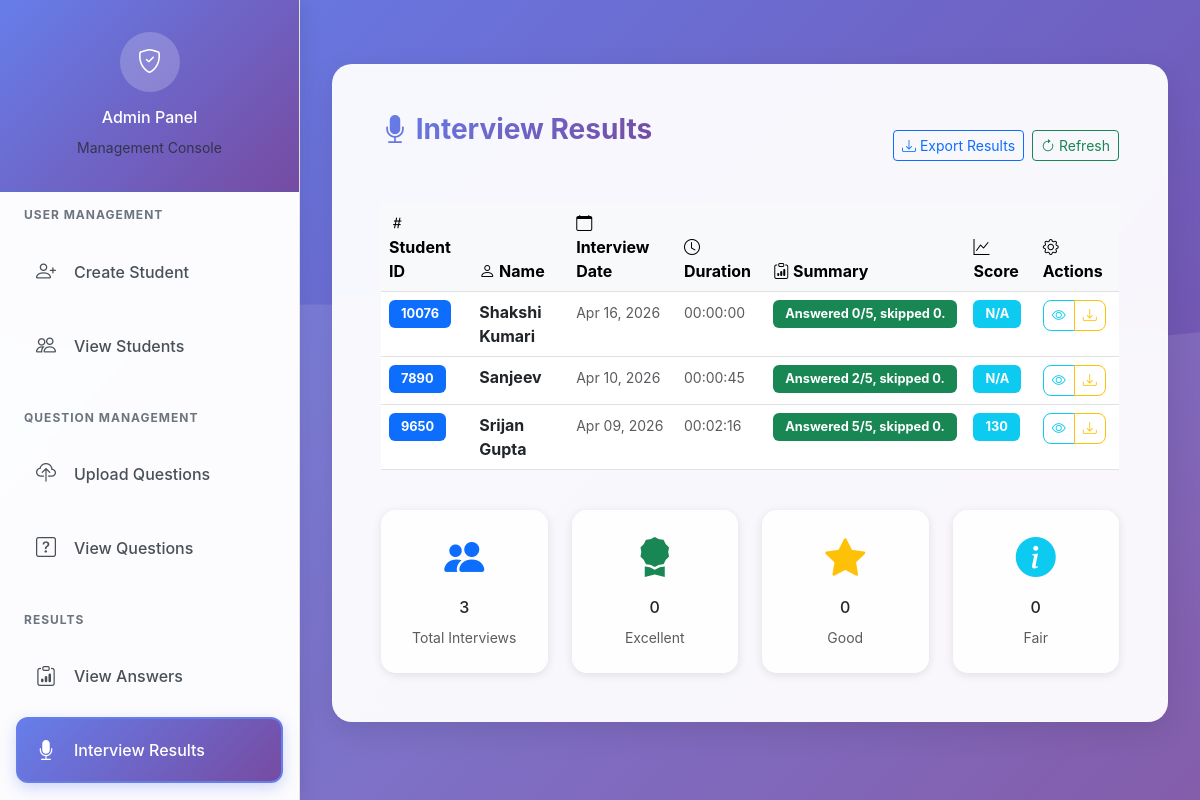
The page /head/interview-results/ on the database its author committed.
### student/models.py (models this page shows)
class InterviewResult(models.Model):
    user = models.OneToOneField(createUser, on_delete=models.CASCADE)
    result_summary = models.TextField()
    created_at = models.DateTimeField(auto_now_add=True)

### head/models.py (models this page shows)
class createUser(models.Model):
    userName = models.CharField(max_length=20)
    userId = models.IntegerField(unique=True)
    email = models.EmailField(unique=True, null=True, blank=True)  # Add email field
    userPassword = models.CharField(max_length=100)  # ✅ Allow any string password
    created_at = models.DateTimeField(auto_now_add=True)  # Add creation timestamp

### head/views.py (the view, shortened to what this page needs)
# urls.py: path('interview-results/', views.interview_results, name='interview_results'),
def interview_results(request):
    from student.models import InterviewSession
    def format_duration(total_seconds):
        total_seconds = max(int(total_seconds or 0), 0)
        minutes, seconds = divmod(total_seconds, 60)
        hours, minutes = divmod(minutes, 60)
        return f"{hours:02d}:{minutes:02d}:{seconds:02d}"
    results = InterviewResult.objects.select_related('user').order_by('-id')
    results_with_duration = []
    for result in results:
        sessions = list(
            InterviewSession.objects.filter(user=result.user)
            .order_by('timestamp')
            .values('question', 'answer', 'timestamp')
        )
        summary_duration_match = None
        if result.result_summary:
            summary_duration_match = re.search(r'\b(\d{2}:\d{2}(?::\d{2})?)\b', result.result_summary)
        if summary_duration_match:
            matched_duration = summary_duration_match.group(1)
            result.duration = matched_duration if matched_duration.count(':') == 2 else f"00:{matched_duration}"
        elif sessions:
            first_session_time = sessions[0]['timestamp']
            last_session_time = sessions[-1]['timestamp']
            result.duration = format_duration((last_session_time - first_session_time).total_seconds())
        else:
            result.duration = "00:00:00"
        if result.result_summary:
            result.display_summary = result.result_summary
        else:
            result.display_summary = "No interview session data available."
        student_marks = StudentMarks.objects.filter(user=result.user).first()
        result.marks = student_marks.marks if student_marks else 'N/A'
        results_with_duration.append(result)
    excellent_count = results.filter(result_summary='Excellent').count()
    good_count = results.filter(result_summary='Good').count()
    fair_count = results.filter(result_summary='Fair').count()
    return render(request, 'head/interview_results.html', {
        'results': results_with_duration,
        'excellent_count': excellent_count,
        'good_count': good_count,
        'fair_count': fair_count
    })

### head/templates/head/interview_results.html (shortened to what this page needs)
{% extends 'base.html' %}
{% block content %}
<div class="row">
    <div class="col-12">
        <div class="glass-card p-5">
            <div class="d-flex justify-content-between align-items-center mb-4">
                <h3 class="page-title">
                    <i class="bi bi-mic-fill"></i> Interview Results
                </h3>
                <div class="d-flex gap-2">
                    <button class="btn btn-outline-primary btn-sm" onclick="exportResults()">
                        <i class="bi bi-download"></i> Export Results
                    </button>
                    <button class="btn btn-outline-success btn-sm" onclick="refreshResults()">
                        <i class="bi bi-arrow-clockwise"></i> Refresh
                    </button>
                </div>
            </div>
            <div class="table-responsive">
                <table class="table table-hover">
                    <thead class="table-light">
                        <tr>
                            <th><i class="bi bi-hash"></i> Student ID</th>
                            <th><i class="bi bi-person"></i> Name</th>
                            <th><i class="bi bi-calendar"></i> Interview Date</th>
                            <th><i class="bi bi-clock"></i> Duration</th>
                            <th><i class="bi bi-clipboard-data"></i> Summary</th>
                            <th><i class="bi bi-graph-up"></i> Score</th>
                            <th><i class="bi bi-gear"></i> Actions</th>
                        </tr>
                    </thead>
                    <tbody>
                        {% for result in results %}
                        <tr>
                            <td>
                                <span class="badge bg-primary">{{ result.user.userId }}</span>
                            </td>
                            <td>
                                <strong>{{ result.user.userName }}</strong>
                            </td>
                            <td>
                                <small class="text-muted">{{ result.created_at|date:"M d, Y" }}</small>
                            </td>
                            <td>
                                <small class="text-muted">{{ result.duration }}</small>
                            </td>
                            <td>
                                <span class="badge bg-success">{{ result.result_summary|default:"Not Rated" }}</span>
                            </td>
                            <td>
                                <span class="badge bg-info">{{ result.marks|default:"N/A" }}</span>
                            </td>
                            <td>
                                <div class="btn-group" role="group">
                                    <button class="btn btn-sm btn-outline-info" onclick="viewDetails('{{ result.user.userId }}')">
                                        <i class="bi bi-eye"></i>
                                    </button>
                                    <button class="btn btn-sm btn-outline-warning" onclick="downloadAudio('{{ result.id }}')">
                                        <i class="bi bi-download"></i>
                                    </button>
                                </div>
                            </td>
                        </tr>
                        {% endfor %}
                    </tbody>
                </table>
            </div>
            <div class="row mt-4">
                <div class="col-md-3">
                    <div class="stat-card text-center p-4">
                        <div class="stat-icon mb-3">
                            <i class="bi bi-people-fill text-primary display-6"></i>
                        </div>
                        <h6>{{ results|length }}</h6>
                        <small class="text-muted">Total Interviews</small>
                    </div>
                </div>
                <div class="col-md-3">
                    <div class="stat-card text-center p-4">
                        <div class="stat-icon mb-3">
                            <i class="bi bi-award-fill text-success display-6"></i>
                        </div>
                        <h6>{{ excellent_count }}</h6>
                        <small class="text-muted">Excellent</small>
                    </div>
                </div>
                <div class="col-md-3">
                    <div class="stat-card text-center p-4">
                        <div class="stat-icon mb-3">
                            <i class="bi bi-star-fill text-warning display-6"></i>
                        </div>
                        <h6>{{ good_count }}</h6>
                        <small class="text-muted">Good</small>
                    </div>
                </div>
                <div class="col-md-3">
                    <div class="stat-card text-center p-4">
                        <div class="stat-icon mb-3">
                            <i class="bi bi-info-circle-fill text-info display-6"></i>
                        </div>
                        <h6>{{ fair_count }}</h6>
                        <small class="text-muted">Fair</small>
                    </div>
                </div>
            </div>
        </div>
    </div>
</div>
{% endblock %}

### templates/base.html (style rules this page uses)
:root { --primary-gradient: linear-gradient(135deg, #667eea 0%, #764ba2 100%); --secondary-gradient: linear-gradient(135deg, #f093fb 0%, #f5576c 100%); --success-gradient: linear-gradient(135deg, #4facfe 0%, #00f2fe 100%); --dark-bg: #1a1a2e; --card-shadow: 0 10px 30px rgba(0, 0, 0, 0.1); }
body { font-family: 'Inter', -apple-system, BlinkMacSystemFont, 'Segoe UI', Roboto, sans-serif; background: linear-gradient(135deg, #667eea 0%, #764ba2 100%); min-height: 100vh; position: relative; }
body::before { content: ''; position: fixed; top: 0; left: 0; right: 0; bottom: 0; background-size: cover; z-index: -1; }
.glass-card { background: rgba(255, 255, 255, 0.95); backdrop-filter: blur(10px); border-radius: 20px; box-shadow: var(--card-shadow); border: 1px solid rgba(255, 255, 255, 0.2); transition: transform 0.3s ease, box-shadow 0.3s ease; }
.page-title { background: var(--primary-gradient); -webkit-background-clip: text; background-clip: text; -webkit-text-fill-color: transparent; font-weight: 700; margin-bottom: 2rem; }
.fade-in { animation: fadeIn 0.5s ease-in; }

### head/templates/head/interview_results.html (style rules this page uses)
.stat-card { background: rgba(255, 255, 255, 0.95); border-radius: 15px; box-shadow: 0 2px 10px rgba(0, 0, 0, 0.1); transition: transform 0.3s ease; }
.badge { font-size: 0.8rem; padding: 0.5rem 0.75rem; }
.btn-group .btn { border-radius: 0; }
.btn-group .btn:first-child { border-top-left-radius: 8px; border-bottom-left-radius: 8px; }
.btn-group .btn:last-child { border-top-right-radius: 8px; border-bottom-right-radius: 8px; }

### rows shown on the page
InterviewResult: user.userId "10076", user.userName "Shakshi Kumari", created_at "Apr 16, 2026", duration "00:00:00", result_summary "Answered 0/5, skipped 0.", marks "N/A"
InterviewResult: user.userId "7890", user.userName "Sanjeev", created_at "Apr 10, 2026", duration "00:00:45", result_summary "Answered 2/5, skipped 0.", marks "N/A"
InterviewResult: user.userId "9650", user.userName "Srijan Gupta", created_at "Apr 09, 2026", duration "00:02:16", result_summary "Answered 5/5, skipped 0.", marks "130"

### other values the page prints
{{ results|length }} "3"
{{ excellent_count }} "0"
{{ good_count }} "0"
{{ fair_count }} "0"
